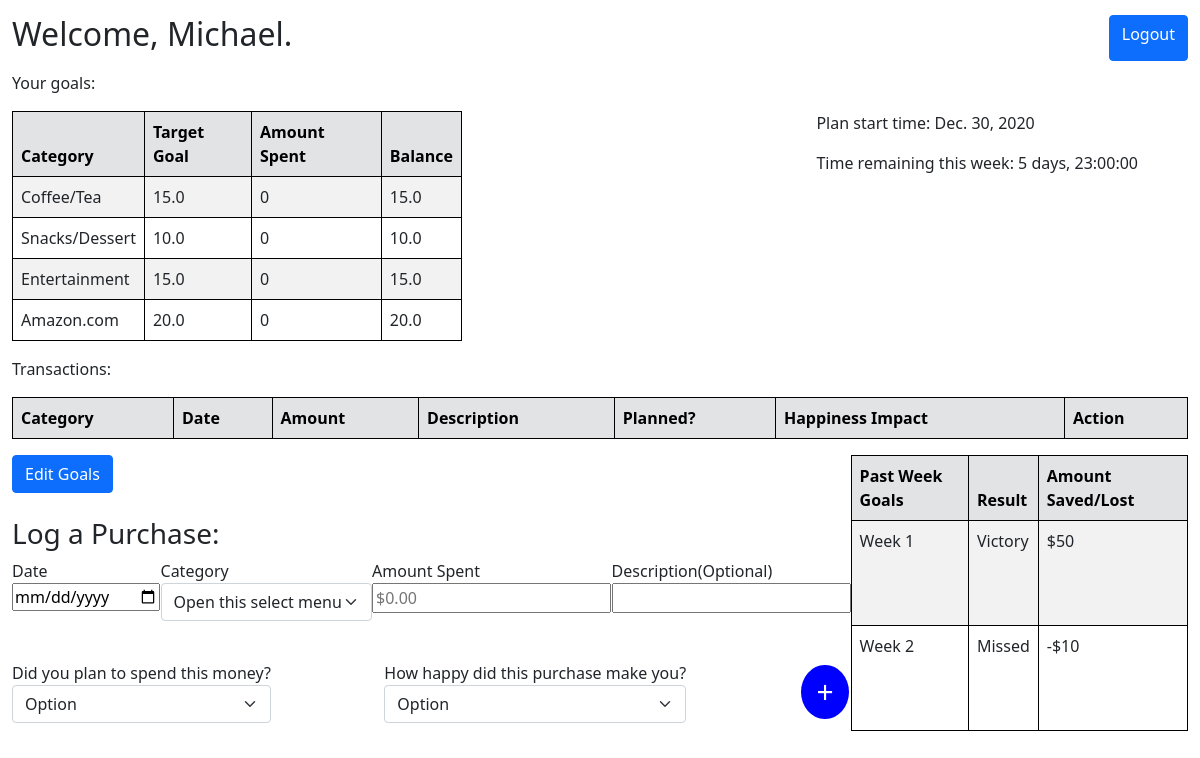
The page /dashboard (signed in) on the database its author committed.
### ssm_application/models.py (models this page shows)
class User(models.Model):
    first_name = models.CharField(max_length=30)
    last_name = models.CharField(max_length=30)
    email = models.CharField(max_length=80)
    password = models.CharField(max_length=255)
    plan_start_date = models.DateField(default='2020-01-01')
    created_at = models.DateTimeField(auto_now_add=True)
    updated_at = models.DateTimeField(auto_now=True)
    objects = Manager()

class Goal(models.Model):
    user = models.ForeignKey(User, related_name = "goals", on_delete = models.CASCADE)
    category = models.CharField(max_length=30)
    amount = models.FloatField()

### ssm_application/views.py (the view)
# urls.py: path('dashboard', views.dashboard),
def dashboard(request):
    if 'userid' in request.session:
        logged_user = User.objects.get(id=request.session['userid'])
        user_goal = logged_user.goals.all()
        selected_date = logged_user.plan_start_date #datetime object
        selected_date = datetime.datetime.strftime(selected_date, '%Y-%m-%d')
        selected_date = datetime.datetime.strptime(selected_date, '%Y-%m-%d')
        end_date = selected_date + datetime.timedelta(days=7)
        time_remaining = end_date - datetime.datetime.now() #timedelta
        trans_dict = {}
        bal_trans = {}
        for val in user_goal:
            sum = 0
            for trans in val.transactions.all():
                sum += trans.amount
            trans_dict[val.category] = sum
            bal_trans[val.category] = val.amount - sum
        print(trans_dict)
        context = {
            'user': logged_user,
            'user_goals': user_goal,
            'time_remaining': time_remaining,
            'goal_trans': trans_dict,
            'goal_bal': bal_trans,
        }
        return render(request, "dashboard.html", context)
    return redirect("/")

### ssm_application/templates/dashboard.html (shortened to what this page needs)
<!DOCTYPE html>
<html lang="en">
<head>
    <link href="https://cdn.jsdelivr.net/npm/bootstrap@5.0.0-beta1/dist/css/bootstrap.min.css" rel="stylesheet"
>
</head>
<body>
    <div class="container-xxl main_con">
        <div class="d-flex justify-content-between">
            <h2>Welcome, {{ user.first_name }}.</h2>
            <a href="/logout" class="btn btn-primary">Logout</a>
        </div>
        <div class="d-flex justify-content-between">
            <div style="margin-top: 10px;">
                <p>Your goals:</p>
                <table class="table table-striped tab_style">
                    <thead class="table-secondary">
                        <tr>
                            <th scope="col">Category</th>
                            <th scope="col">Target Goal</th>
                            <th scope="col">Amount Spent</th>
                            <th scope="col">Balance</th>
                        </tr>
                    </thead>
                    <tbody>
                        {% for goal in user_goals %}
                        <tr>
                            <td>{{goal.category}}</td>
                            <td>{{goal.amount}}</td>
                            {% for key, val in goal_trans.items %}
                            {% if key == goal.category %}
                            <td>{{ val }}</td>
                            {% endif %}
                            {% endfor %}
                            {% for key, val in goal_bal.items %}
                            {% if key == goal.category %}
                            <td>{{ val }}</td>
                            {% endif %}
                            {% endfor %}
                        </tr>
                        {% endfor %}
                    </tbody>
                </table>
            </div>
            <div class="show_time">
                <p>Plan start time: {{user.plan_start_date}}</p>
                <p>Time remaining this week: {{time_remaining}}</p>
            </div>
        </div>
        <div>
            <p>Transactions:</p>
            <table class="table table-striped">
                <thead class="table-secondary">
                    <tr>
                        <th scope="col">Category</th>
                        <th scope="col">Date</th>
                        <th scope="col">Amount</th>
                        <th scope="col">Description</th>
                        <th scope="col">Planned?</th>
                        <th scope="col">Happiness Impact</th>
                        <th scope="col">Action</th>
                    </tr>
                </thead>
            </table>
        </div>
        <div class="d-flex justify-content-between">
            <div style="width: 870px;">
                <a href="/goals" class="btn btn-primary">Edit Goals</a><br><br>
                <h3>Log a Purchase:</h3>
                <form action="/log_trans" method="POST">
                    <div class="d-flex justify-content-between">
                        <div>
                            <label for="date">Date</label><br>
                            <input name="purchase_date" type="date">
                        </div>
                        <div>
                            <label for="category">Category</label><br>
                            <select name="category" class="form-select">
                                <option selected>Open this select menu</option>
                            </select>
                        </div>
                        <div>
                            <label for="amount">Amount Spent</label><br>
                            <input name="amt_spent" type="number" placeholder="$0.00">
                        </div>
                        <div>
                            <label for="desc">Description(Optional)</label><br>
                            <input type="textarea" name="desc" id="">
                        </div>
                    </div>
                    <div class="d-flex justify-content-between div_margin">
                        <div>
                            <label for="">Did you plan to spend this money?</label><br>
                            <select name="Plan_or_not" class="form-select" aria-label="Default select example">
                                <option selected>Option</option>
                            </select>
                        </div>
                        <div>
                            <label for="">How happy did this purchase make you?</label><br>
                            <select name="how_happy" class="form-select" aria-label="Default select example">
                                <option selected>Option</option>
                            </select>
                        </div>
                        <button type="submit" class="button">+</button>
                    </div><br>
                </form>
            </div>
            <table class="table table-striped log_tab_style">
                <thead class="table-secondary">
                    <tr>
                        <th scope="col">Past Week Goals</th>
                        <th scope="col">Result</th>
                        <th scope="col">Amount Saved/Lost</th>
                    </tr>
                </thead>
                <tbody>
                    <tr>
                        <td>Week 1</td>
                        <td>Victory</td>
                        <td>$50</td>
                    </tr>
                    <tr>
                        <td>Week 2</td>
                        <td>Missed</td>
                        <td>-$10</td>
                    </tr>
                </tbody>
            </table>
        </div>
    </div>
</body>
</html>

### ssm_application/templates/dashboard.html (style rules this page uses)
.main_con { margin-top: 15px; }
.tab_style { border: 1px solid black; width: 450px; }
th, td { border: 1px solid black; }
.show_time { margin: 50px; }
.log_tab_style { width: 350px; }
.div_margin { margin-top: 40px; }
.button { background-color: blue; border: none; color: white; padding: 3px 15px; text-align: center; text-decoration: none; display: inline-block; font-size: 30px; margin: 4px 2px; cursor: pointer; border-radius: 50%; }

### rows shown on the page
User: first_name "Michael", plan_start_date "Dec. 30, 2020"
Goal: category "Coffee/Tea", amount "15.0", goal_trans "0", goal_bal "15.0"
Goal: category "Snacks/Dessert", amount "10.0", goal_trans "0", goal_bal "10.0"
Goal: category "Entertainment", amount "15.0", goal_trans "0", goal_bal "15.0"
Goal: category "Amazon.com", amount "20.0", goal_trans "0", goal_bal "20.0"
